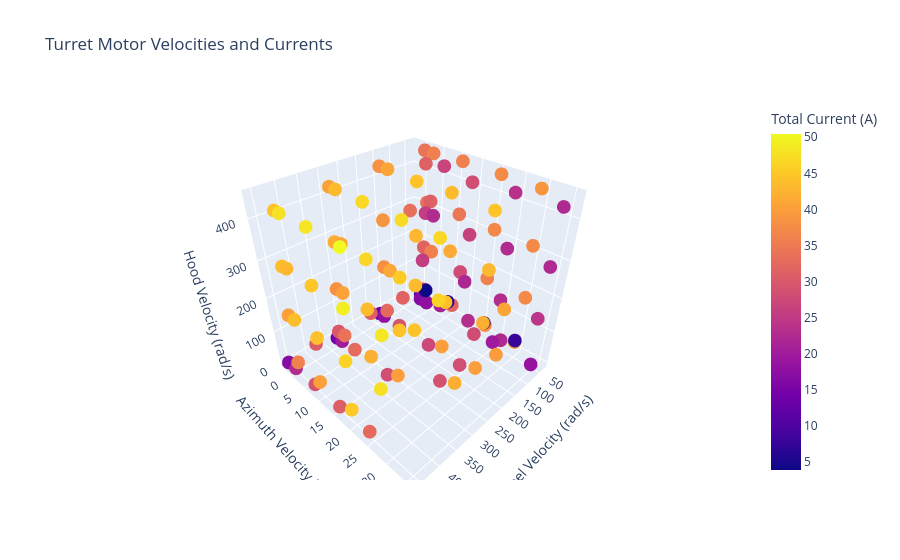

Write notebook code for a chart like this one.
### Code cell
# Interactive plot with the ability to rotate and zoom
import plotly.express as px

fig = px.scatter_3d(
    x=flywheel_vel,
    y=azimuth_vel,
    z=hood_vel,
    color=total_current,
    labels={
        "x": "Flywheel Velocity (rad/s)",
        "y": "Azimuth Velocity (rad/s)",
        "z": "Hood Velocity (rad/s)",
        "color": "Total Current (A)",
        "hover_data": "Current (A)",
    },
    # Individual currents
    hover_data={
        "Flywheel Current (A)": flywheel_current,
        "Azimuth Current (A)": azimuth_current,
        "Hood Current (A)": hood_current,
    },
    title="Turret Motor Velocities and Currents"
)
fig.show()
